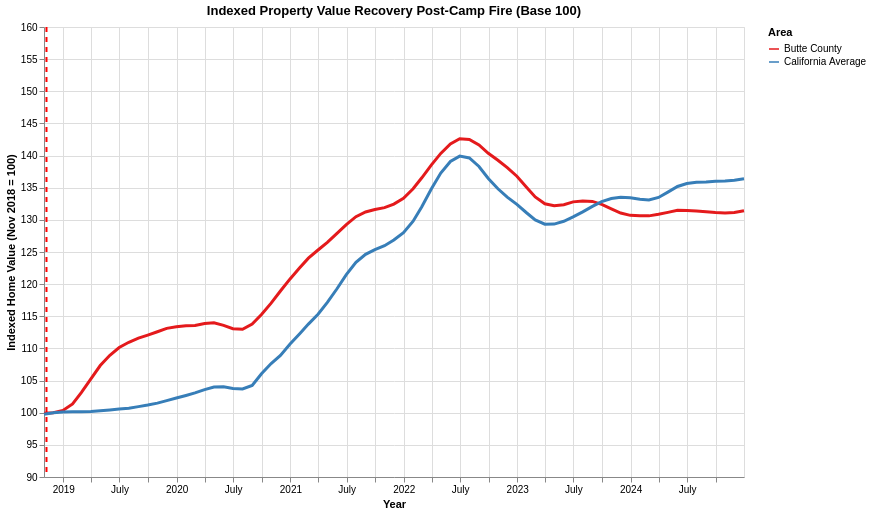

The cell this chart's notebook holds for it:
### Code cell
#Identify the Zillow date column corresponding to the fire (Nov 2018)
fire_month_col = [c for c in date_cols if '2018-11' in c][0]

#Baseline both series to 100 at the time of the fire
butte_indexed = (butte / butte[fire_month_col]) * 100
ca_avg_indexed = (ca_avg / ca_avg[fire_month_col]) * 100

#Prepare data for plotting
plot_idx_df = pd.DataFrame({
    'Date': pd.to_datetime(date_cols),
    'Butte County': butte_indexed.values,
    'California Average': ca_avg_indexed.values
}).melt(id_vars=['Date'], var_name='Region', value_name='Index Value')

#Filter to only show the timeline from the fire onward (Nov 2018 to early 2024)
plot_idx_df = plot_idx_df[plot_idx_df['Date'] >= '2018-10-01']

#Visualize the Indexed Trend
indexed_chart = alt.Chart(plot_idx_df).mark_line(size=3).encode(
    x=alt.X('Date:T', title='Year'),
    y=alt.Y('Index Value:Q', scale=alt.Scale(domain=[90, 160]), title='Indexed Home Value (Nov 2018 = 100)'),
    color=alt.Color('Region:N', title='Area', scale=alt.Scale(scheme='set1')),
    tooltip=[alt.Tooltip('Date:T', format='%b %Y'), 'Region:N', alt.Tooltip('Index Value:Q', format='.1f')]
).properties(
    title='Indexed Property Value Recovery Post-Camp Fire (Base 100)',
    width=700,
    height=450
)

#Combine with the fire date rule
(indexed_chart + rule)

### Figure 1 — Vega-Lite specification as saved in the notebook (floating-point values rounded to 4 significant figures; data arrays with more than 128 entries replaced by an {"elided": "..."} marker saying what was removed)
{"config": {"view": {"continuousWidth": 300, "continuousHeight": 300}}, "layer": [{"data": {"name": "data-3e66792e6c05ed4eb0f7edf51b68e258"}, "mark": {"type": "line", "size": 3}, "encoding": {"color": {"field": "Region", "scale": {"scheme": "set1"}, "title": "Area", "type": "nominal"}, "tooltip": [{"field": "Date", "format": "%b %Y", "type": "temporal"}, {"field": "Region", "type": "nominal"}, {"field": "Index Value", "format": ".1f", "type": "quantitative"}], "x": {"field": "Date", "title": "Year", "type": "temporal"}, "y": {"field": "Index Value", "scale": {"domain": [90, 160]}, "title": "Indexed Home Value (Nov 2018 = 100)", "type": "quantitative"}}, "title": "Indexed Property Value Recovery Post-Camp Fire (Base 100)"}, {"data": {"name": "data-c6b9aec3321d8e3e757c8d47f7de6990"}, "mark": {"type": "rule", "color": "red", "size": 2, "strokeDash": [5, 5]}, "encoding": {"x": {"field": "Date", "type": "temporal"}}}], "height": 450, "width": 700, "$schema": "https://vega.github.io/schema/vega-lite/v5.20.1.json", "datasets": {"data-3e66792e6c05ed4eb0f7edf51b68e258": {"elided": "150 records"}, "data-c6b9aec3321d8e3e757c8d47f7de6990": [{"Date": "2018-11-08T00:00:00"}]}}
